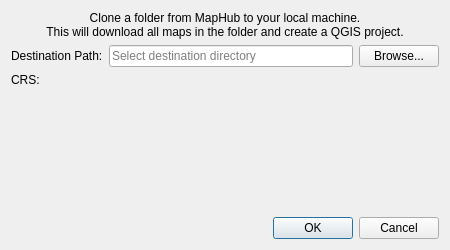
<?xml version="1.0" encoding="UTF-8"?>
<ui version="4.0">
 <class>CloneFolderDialogBase</class>
 <widget class="QDialog" name="CloneFolderDialogBase">
  <property name="geometry">
   <rect>
    <x>0</x>
    <y>0</y>
    <width>450</width>
    <height>250</height>
   </rect>
  </property>
  <property name="windowTitle">
   <string>MapHub: Clone Folder</string>
  </property>
  <layout class="QVBoxLayout" name="verticalLayout">
   <item>
    <widget class="QLabel" name="label_info">
     <property name="text">
      <string>Clone a folder from MapHub to your local machine.
This will download all maps in the folder and create a QGIS project.</string>
     </property>
     <property name="alignment">
      <set>Qt::AlignCenter</set>
     </property>
     <property name="wordWrap">
      <bool>true</bool>
     </property>
    </widget>
   </item>
   <item>
    <layout class="QHBoxLayout" name="horizontalLayout_path">
     <item>
      <widget class="QLabel" name="label_path">
       <property name="text">
        <string>Destination Path:</string>
       </property>
      </widget>
     </item>
     <item>
      <widget class="QLineEdit" name="lineEdit_path">
       <property name="placeholderText">
        <string>Select destination directory</string>
       </property>
      </widget>
     </item>
     <item>
      <widget class="QPushButton" name="pushButton_browse">
       <property name="text">
        <string>Browse...</string>
       </property>
      </widget>
     </item>
    </layout>
   </item>
   <item>
    <layout class="QHBoxLayout" name="horizontalLayout_crs">
     <item>
      <widget class="QLabel" name="label_crs">
       <property name="text">
        <string>CRS:</string>
       </property>
      </widget>
     </item>
     <item>
      <widget class="QgsProjectionSelectionWidget" name="projectionSelector"/>
     </item>
    </layout>
   </item>
   <item>
    <spacer name="verticalSpacer">
     <property name="orientation">
      <enum>Qt::Vertical</enum>
     </property>
     <property name="sizeHint" stdset="0">
      <size>
       <width>20</width>
       <height>40</height>
      </size>
     </property>
    </spacer>
   </item>
   <item>
    <widget class="QDialogButtonBox" name="button_box">
     <property name="orientation">
      <enum>Qt::Horizontal</enum>
     </property>
     <property name="standardButtons">
      <set>QDialogButtonBox::Cancel|QDialogButtonBox::Ok</set>
     </property>
    </widget>
   </item>
  </layout>
 </widget>
 <customwidgets>
  <customwidget>
   <class>QgsProjectionSelectionWidget</class>
   <extends>QWidget</extends>
   <header>qgsprojectionselectionwidget.h</header>
  </customwidget>
 </customwidgets>
 <resources/>
 <connections>
  <connection>
   <sender>button_box</sender>
   <signal>accepted()</signal>
   <receiver>CloneFolderDialogBase</receiver>
   <slot>accept()</slot>
  </connection>
  <connection>
   <sender>button_box</sender>
   <signal>rejected()</signal>
   <receiver>CloneFolderDialogBase</receiver>
   <slot>reject()</slot>
  </connection>
 </connections>
</ui>
